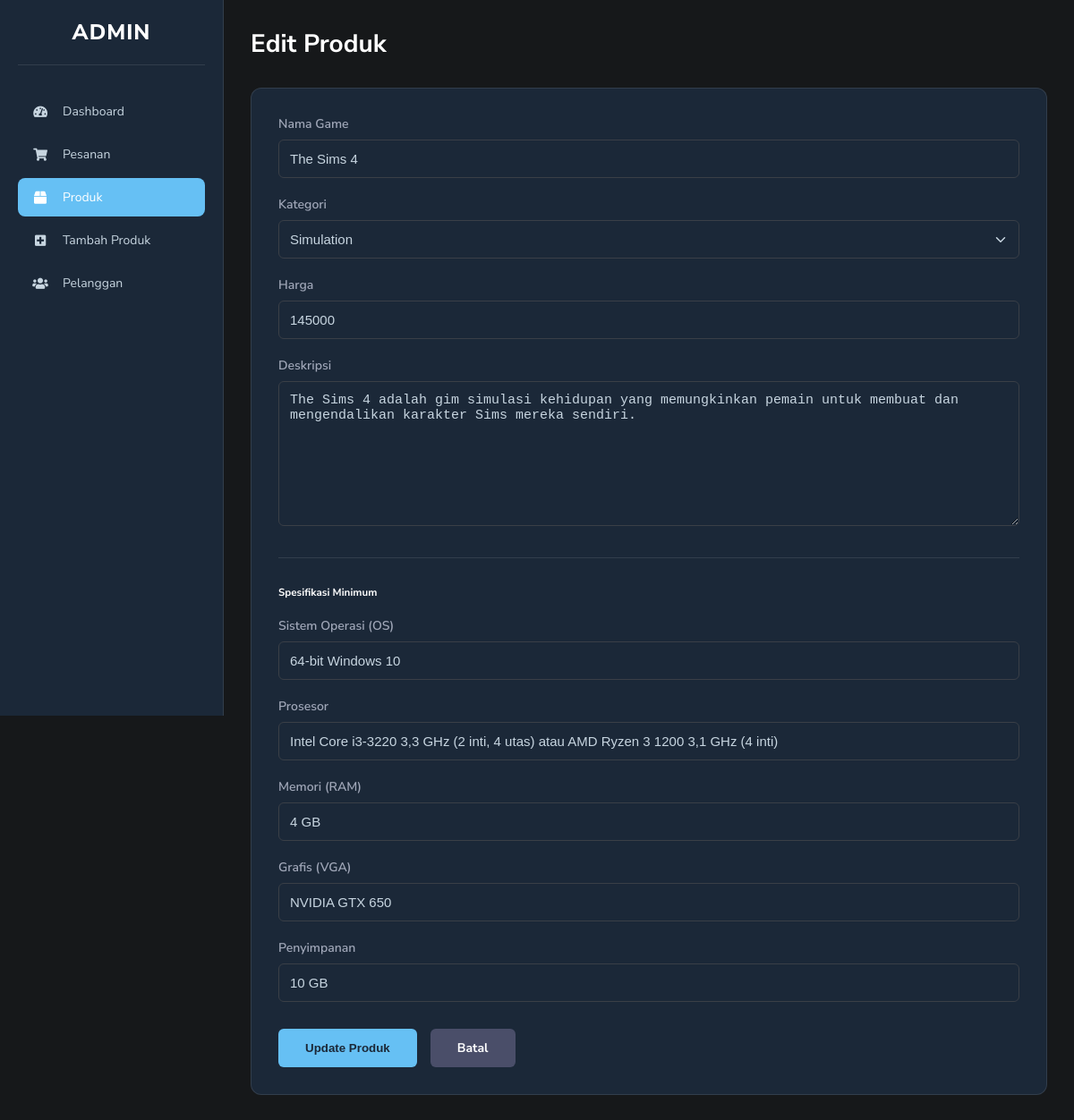
The page /edit_product.php?product_id=6 on the database its author committed.
### tables this page shows
CREATE TABLE IF NOT EXISTS `products` (
  `product_id` int(11) NOT NULL AUTO_INCREMENT,
  `product_name` varchar(100) DEFAULT NULL,
  `product_category` varchar(50) DEFAULT NULL,
  `product_description` varchar(500) DEFAULT NULL,
  `product_price` decimal(20,0) DEFAULT NULL,
  `product_image` varchar(255) DEFAULT NULL,
  `product_file` varchar(255) DEFAULT NULL,
  `created_at` datetime DEFAULT NULL,
  `spec_os` varchar(100) DEFAULT NULL,
  `spec_processor` varchar(100) DEFAULT NULL,
  `spec_memory` varchar(50) DEFAULT NULL,
  `spec_graphics` varchar(100) DEFAULT NULL,
  `spec_storage` varchar(50) DEFAULT NULL,
  PRIMARY KEY (`product_id`)
);

### edit_product.php (the view, shortened to what this page needs)
<?php
include('../server/connection.php');
$product = null;
if(isset($_GET['product_id'])) {
    $product_id = $_GET['product_id'];
    $stmt_edit = $conn->prepare("SELECT * FROM products WHERE product_id = ?");
    $stmt_edit->bind_param('i', $product_id);
    $stmt_edit->execute();
    $product = $stmt_edit->get_result()->fetch_assoc();
}
?>
<!DOCTYPE html>
<html lang="id">
<head>
    <link rel="stylesheet" href="https://cdnjs.cloudflare.com/ajax/libs/font-awesome/5.15.4/css/all.min.css">
</head>
<body>
    <div class="sidebar">
        <div class="sidebar-header"> <a href="index.php" class="logo">ADMIN</a> </div>
        <nav class="sidebar-nav">
            <ul>
                <li><a href="index.php"><i class="fas fa-tachometer-alt"></i> <span>Dashboard</span></a></li>
                <li><a href="orders.php"><i class="fas fa-shopping-cart"></i> <span>Pesanan</span></a></li>
                <li><a href="products.php" class="active"><i class="fas fa-box"></i> <span>Produk</span></a></li>
                <li><a href="add_product.php"><i class="fas fa-plus-square"></i> <span>Tambah Produk</span></a></li>
                <li><a href="customers.php"><i class="fas fa-users"></i> <span>Pelanggan</span></a></li>
            </ul>
        </nav>
    </div>
    <main class="main-content">
        <header class="main-header">
            <h1>Edit Produk</h1>
        </header>
        <div class="content-form">
            <?php if ($product) { ?>
            <form id="edit-form" method="POST" action="edit_product.php">
                <div class="row">
                    <div class="col-md-6">
                        <div class="form-group">
                            <label>Nama Game</label>
                            <input class="form-control" type="text" name="product_name" value="<?php echo htmlspecialchars($product['product_name']); ?>" required>
                        </div>
                        <div class="form-group">
                            <label>Kategori</label>
                            <select class="form-control" name="product_category" required>
                                <option value="Simulation" <?php if($product['product_category']=='Simulation') echo 'selected'; ?>>Simulation</option>
                            </select>
                        </div>
                        <div class="form-group">
                            <label>Harga</label>
                            <input class="form-control" type="number" name="product_price" value="<?php echo $product['product_price']; ?>" min="1" required>
                        </div>
                    </div>
                       <div class="col-md-6">
                            <div class="form-group">
                                <label>Deskripsi</label>
                                <textarea class="form-control" rows="8" name="product_description" required><?php echo htmlspecialchars($product['product_description']); ?></textarea>
                            </div>
                       </div>
                </div>
                <hr class="form-divider">
                <h5>Spesifikasi Minimum</h5>
                <div class="row">
                       <div class="col-md-6">
                            <div class="form-group">
                                <label>Sistem Operasi (OS)</label>
                                <input class="form-control" type="text" name="spec_os" value="<?php echo htmlspecialchars($product['spec_os'] ?? ''); ?>">
                            </div>
                            <div class="form-group">
                                <label>Prosesor</label>
                                <input class="form-control" type="text" name="spec_processor" value="<?php echo htmlspecialchars($product['spec_processor'] ?? ''); ?>">
                            </div>
                            <div class="form-group">
                                <label>Memori (RAM)</label>
                                <input class="form-control" type="text" name="spec_memory" value="<?php echo htmlspecialchars($product['spec_memory'] ?? ''); ?>">
                            </div>
                       </div>
                       <div class="col-md-6">
                            <div class="form-group">
                                <label>Grafis (VGA)</label>
                                <input class="form-control" type="text" name="spec_graphics" value="<?php echo htmlspecialchars($product['spec_graphics'] ?? ''); ?>">
                            </div>
                            <div class="form-group">
                                <label>Penyimpanan</label>
                                <input class="form-control" type="text" name="spec_storage" value="<?php echo htmlspecialchars($product['spec_storage'] ?? ''); ?>">
                            </div>
                       </div>
                </div>
                <div class="form-actions">
                    <button type="submit" class="btn btn-primary" name="edit_btn">Update Produk</button>
                    <a href="products.php" class="btn btn-secondary">Batal</a>
                </div>
            </form>
            <?php } else { ?>
                <p>Produk tidak ditemukan.</p>
            <?php } ?>
        </div>
    </main>
    </body>
</html>

### edit_product.php (style rules this page uses)
:root { --bg-dark: #16181a; --bg-light: #1b2838; --primary: #66c0f4; --text-light: #c7d5e0; --text-muted: #a0a7b8; --border-color: rgba(255, 255, 255, 0.1); --danger: #e74a3b; --btn-secondary-bg: #4a4e69; }
* { margin: 0; padding: 0; box-sizing: border-box; }
body { font-family: 'Nunito Sans', sans-serif; background-color: var(--bg-dark); color: var(--text-light); display: flex; font-size: 14px; }
.sidebar { width: 250px; background-color: var(--bg-light); padding: 20px; height: 100vh; position: fixed; display: flex; flex-direction: column; border-right: 1px solid var(--border-color); }
.sidebar-header { text-align: center; margin-bottom: 30px; padding-bottom: 20px; border-bottom: 1px solid var(--border-color); }
.sidebar-header .logo { font-size: 24px; font-weight: 800; color: #fff; text-decoration: none; letter-spacing: 1px; }
.sidebar-nav ul { list-style: none; padding: 0; }
.sidebar-nav ul li a { display: flex; align-items: center; padding: 12px 15px; color: var(--text-light); text-decoration: none; border-radius: 8px; margin-bottom: 5px; transition: background-color 0.2s ease, color 0.2s ease; }
.sidebar-nav ul li a.active, .sidebar-nav ul li a:hover { background-color: var(--primary); color: #fff; }
.sidebar-nav ul li a i { margin-right: 15px; width: 20px; text-align: center; }
.main-content { margin-left: 250px; padding: 30px; width: calc(100% - 250px); }
.main-header { display: flex; justify-content: space-between; align-items: center; margin-bottom: 30px; }
.main-header h1 { font-size: 28px; font-weight: 700; color: #fff; }
.content-form { background-color: var(--bg-light); padding: 30px; border-radius: 12px; border: 1px solid var(--border-color); }
.form-group { margin-bottom: 20px; }
.form-group label { display: block; margin-bottom: 8px; font-weight: 600; color: var(--text-muted); }
.form-control, select.form-control { width: 100%; padding: 12px; border-radius: 6px; border: 1px solid #3a3f47; background-color: var(--dark-bg); color: var(--text-light); font-size: 15px; appearance: none; }
select.form-control { background-repeat: no-repeat; background-position: right .75rem center; background-size: 16px 12px; }
textarea.form-control { resize: vertical; min-height: 120px; }
.form-actions { margin-top: 30px; display: flex; gap: 15px; }
.form-actions .btn { padding: 12px 30px; border: none; border-radius: 6px; font-weight: 700; cursor: pointer; text-decoration: none; }
.btn-primary { background-color: var(--primary); color: #1b2838; }
.btn-secondary { background-color: var(--btn-secondary-bg); color: #fff; }
hr.form-divider { border: none; border-top: 1px solid var(--border-color); margin: 30px 0; }
.content-form h5 { color: #fff; font-weight: 700; margin-bottom: 20px; }

### rows shown on the page
products: product_name "The Sims 4", product_category "Simulation", product_price "145000", product_description "The Sims 4 adalah gim simulasi kehidupan yang memungkinkan pemain untuk membuat dan mengendalikan karakter Sims mereka sendiri.", spec_os "64-bit Windows 10", spec_processor "Intel Core i3-3220 3,3 GHz (2 inti, 4 utas) atau AMD Ryzen 3 1200 3,1 GHz (4 inti)", spec_memory "4 GB", spec_graphics "NVIDIA GTX 650", spec_storage "10 GB"
